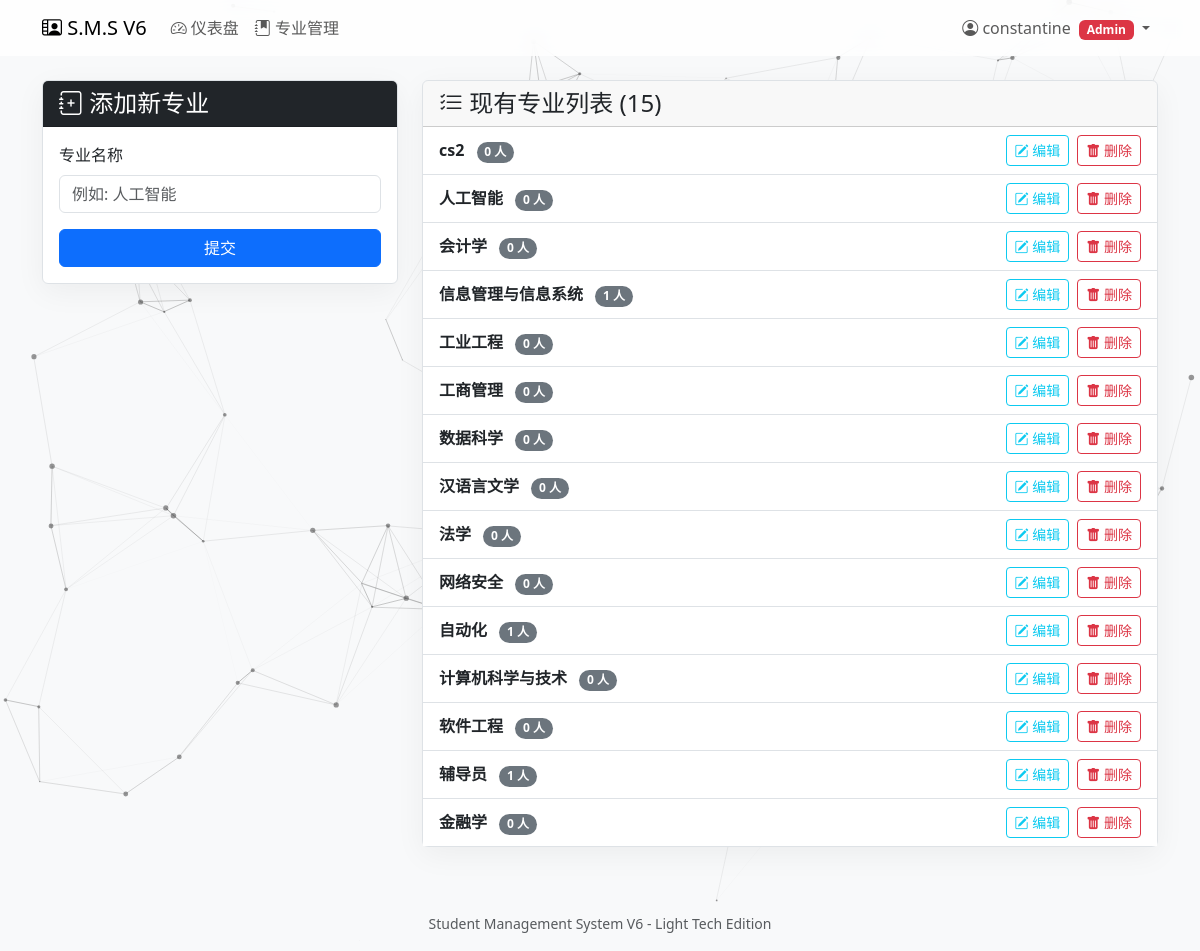
The app's page /manage-majors (signed in) with its own data.
### app/models.py (models this page shows, shortened)
class User(UserMixin, db.Model):
    __tablename__ = 'users'
    id = db.Column(db.Integer, primary_key=True)
    username = db.Column(db.String(64), unique=True, nullable=False, index=True)
    password_hash = db.Column(db.String(256), nullable=False)
    role = db.Column(db.String(10), nullable=False, default='guest')
    logs = db.relationship('AuditLog', backref='user', lazy='dynamic')
    def is_admin(self):
        return self.role == 'admin'

class Major(db.Model):
    __tablename__ = 'majors'
    id = db.Column(db.Integer, primary_key=True)
    major_name = db.Column(db.String(100), unique=True, nullable=False)
    students = db.relationship('StudentInfo', backref='major', lazy='dynamic')

### app/main/routes.py (the view, shortened to what this page needs)
@main.route("/manage-majors", methods=['GET', 'POST'])
@admin_required
def manage_majors():
    form = MajorForm()
    majors = Major.query.order_by('major_name').all()
    return render_template('manage_majors.html', form=form, majors=majors, title="专业管理")

### app/forms.py (shortened to what this page needs)
class MajorForm(FlaskForm):
    major_name = StringField('专业名称', validators=[DataRequired()])
    submit = SubmitField('提交')

### app/main/routes.py (called while the page is built)
def admin_required(f):
    @wraps(f)
    def decorated_function(*args, **kwargs):
        if not current_user.is_authenticated:
            return login_manager.unauthorized()
        if not current_user.is_admin():
            flash('您没有管理员权限执行此操作。', 'danger')
            return redirect(url_for('main.index'))
        return f(*args, **kwargs)
    return decorated_function

### app/models.py (called while the page is built)
@login_manager.user_loader
def load_user(user_id):
    return User.query.get(int(user_id))

### app/templates/manage_majors.html (shortened to what this page needs)
{% extends "base.html" %}
{% from "_formhelpers.html" import render_field %}
{% block content %}
<div class="row g-4">
    <div class="col-md-4">
        <div class="card">
            <div class="card-header bg-dark text-white">
                <h4 class="mb-0"><i class="bi bi-journal-plus"></i> 添加新专业</h4>
            </div>
            <div class="card-body">
                <form method="post" action="{{ url_for('main.manage_majors') }}" novalidate>
                    {{ form.hidden_tag() }} {{ render_field(form.major_name, placeholder="例如: 人工智能") }}
                    {{ form.submit(class="btn btn-primary w-100") }}
                </form>
            </div>
        </div>
    </div>
    <div class="col-md-8">
        <div class="card">
            <div class="card-header">
                <h4 class="mb-0"><i class="bi bi-list-check"></i> 现有专业列表 ({{ majors|length }})</h4>
            </div>
            <div class="card-body p-0">
                <ul class="list-group list-group-flush">
                    {% for major in majors %}
                    <li class="list-group-item d-flex justify-content-between align-items-center">
                        <div>
                            <strong>{{ major.major_name }}</strong>
                            <span class="badge bg-secondary rounded-pill ms-2">{{ major.students.count() }} 人</span>
                        </div>
                        <div>
                            <a href="{{ url_for('main.edit_major', major_id=major.id) }}" class="btn btn-sm btn-outline-info me-1">
                                <i class="bi bi-pencil-square"></i> 编辑
                            </a>
                            <form action="{{ url_for('main.delete_major', major_id=major.id) }}" method="post" class="d-inline">
                                <button type="submit" class="btn btn-sm btn-outline-danger"
                                        onclick="return confirm('您确定要删除这个专业吗？');">
                                    <i class="bi bi-trash-fill"></i> 删除
                                </button>
                            </form>
                        </div>
                    </li>
                    {% else %}
                    <li class="list-group-item text-center">暂无专业信息。</li>
                    {% endfor %}
                </ul>
            </div>
        </div>
    </div>
</div>
{% endblock %}

### app/templates/base.html (shortened to what this page needs)
<!DOCTYPE html>
<html lang="zh-CN" data-bs-theme="light">
<head>
    <link href="https://cdn.jsdelivr.net/npm/bootstrap@5.3.3/dist/css/bootstrap.min.css" rel="stylesheet">
    <link href="https://cdn.jsdelivr.net/npm/bootstrap-icons@1.11.3/font/bootstrap-icons.min.css" rel="stylesheet">
</head>
<body class="d-flex flex-column min-vh-100">
    <div id="particles-js"></div>
    <nav class="navbar navbar-expand-lg navbar-light bg-light mb-4 sticky-top" style="background-color: rgba(255, 255, 255, 0.8) !important; backdrop-filter: blur(10px);">
        <div class="container">
            <a class="navbar-brand" href="{{ url_for('main.index') }}"><i class="bi bi-person-video2"></i> S.M.S V6</a>
            <div class="collapse navbar-collapse" id="navbarNav">
                <ul class="navbar-nav me-auto mb-2 mb-lg-0">
                    <li class="nav-item">
                        <a class="nav-link" href="{{ url_for('main.index') }}"><i class="bi bi-speedometer2"></i> 仪表盘</a>
                    </li>
                    {% if current_user.is_authenticated and current_user.is_admin() %}
                        <li class="nav-item">
                            <a class="nav-link" href="{{ url_for('main.manage_majors') }}"><i class="bi bi-journal-bookmark-fill"></i> 专业管理</a>
                        </li>
                    {% endif %}
                </ul>
                <ul class="navbar-nav ms-auto mb-2 mb-lg-0">
                    {% if current_user.is_authenticated %}
                        <li class="nav-item dropdown">
                            <a class="nav-link dropdown-toggle" href="#" id="navbarDropdown" role="button" data-bs-toggle="dropdown" aria-expanded="false">
                                <i class="bi bi-person-circle"></i> {{ current_user.username }}
                                {% if current_user.is_admin() %}<span class="badge bg-danger ms-1">Admin</span>{% else %}<span class="badge bg-secondary ms-1">Guest</span>{% endif %}
                            </a>
                        </li>
                    {% endif %}
                </ul>
            </div>
        </div>
    </nav>
    <main class="container pb-5">
        {% block content %}{% endblock %}
    </main>
    <footer class="mt-auto text-center text-muted py-3">
        <small>Student Management System V6 - Light Tech Edition</small>
    </footer>
</body>
</html>

### app/templates/_formhelpers.html (shortened to what this page needs)
{% macro render_field(field, placeholder=None) %}
    <div class="mb-3">
        {{ field.label(class="form-label") }}
        {{ field(class="form-control" + (" is-invalid" if field.errors else ""), placeholder=placeholder or field.label.text, **kwargs) }}
    </div>
{% endmacro %}

### app/templates/base.html (style rules this page uses)
#particles-js { position: fixed; width: 100%; height: 100%; top: 0; left: 0; z-index: -10; background-color: #f8f9fa; }
body { background-color: #f8f9fa; color: #212529; }
.card { background-color: #ffffff; border: 1px solid #dee2e6; box-shadow: 0 8px 30px rgba(0,0,0,0.05); animation: fadeIn 0.5s ease-out; }
.btn, .nav-link, .btn-group > .btn, .list-group-item { transition: all 0.3s ease; }

### records on screen
User: username "constantine"
Major: major_name "cs2", students.count "0"
Major: major_name "人工智能", students.count "0"
Major: major_name "会计学", students.count "0"
Major: major_name "信息管理与信息系统", students.count "1"
Major: major_name "工业工程", students.count "0"
Major: major_name "工商管理", students.count "0"
Major: major_name "数据科学", students.count "0"
Major: major_name "汉语言文学", students.count "0"
Major: major_name "法学", students.count "0"
Major: major_name "网络安全", students.count "0"
Major: major_name "自动化", students.count "1"
Major: major_name "计算机科学与技术", students.count "0"
Major: major_name "软件工程", students.count "0"
Major: major_name "辅导员", students.count "1"
Major: major_name "金融学", students.count "0"

### other values on screen
{{ field.label(class="form-label") }} "专业名称"
{{ majors|length }} "15"
